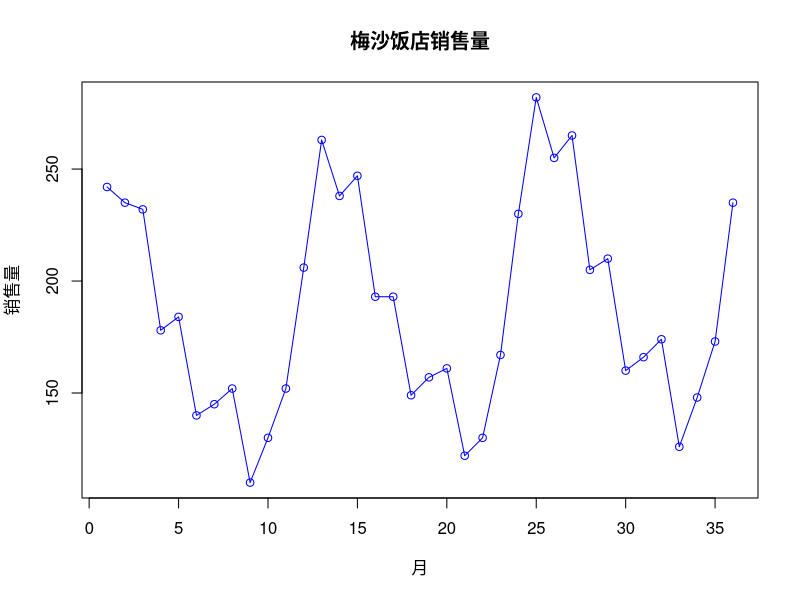
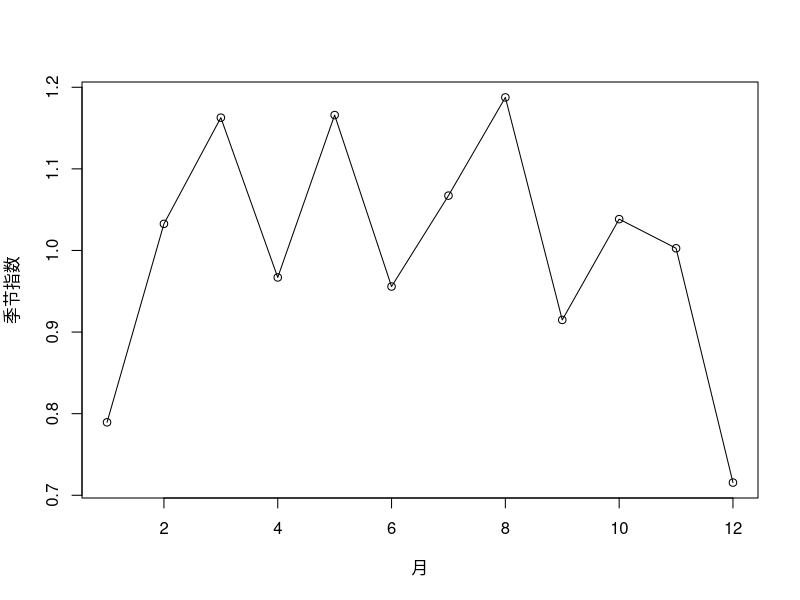

The R source for these figures, in order:
# 导入数据
data <- read.table("./data.csv",sep=",")

# 时间序列图
print(data)
data <- data.frame(data)
plot_data <- ts(data[,2],start=1)

plot(plot_data,type="o",xlab="月",ylab="销售量",main="梅沙饭店销售量",col="blue")

# 求季节指数
sales <- data[,2]  #销量
#导入forecast包
library("forecast")
# 进行中心平均
centreAvg <- ma(sales,3,centre=T)

# 趋势剔除值
trendAdj <- sales / centreAvg

# 得到每年的数据
year_data <- data.frame(trendAdj[1:12],trendAdj[13:24],trendAdj[25:36])
names(year_data) <- c("第一年","第二年","第三年")

year_data$sum <- year_data[,1]+year_data[,2]+year_data[,3]
year_data[1,4] <- year_data[1,2] + year_data[1,3]
year_data[12,4] <- year_data[12,1] + year_data[12,2]

year_data$avg <- year_data$sum/3
year_data[1,5] <- year_data[1,4]/2
year_data[12,5]<- year_data[12,4]/2

# 季节指数
year_data$seasonal <- year_data$sum/(sum(year_data$sum)/12)
plot(year_data$seasonal,type = "o",xlab = "月",ylab = "季节指数")

# 指数平滑法预测
# 定义指数平滑模型
smooth <- function(x, alpha = 0.3){
  n <- length(x); f <- x[1]
  for (t in 1:n){
    f[t+1] <-  (1-alpha)*x[t+1]+alpha*f[t]
  }
  mse <- sum((x-f[1:n])^2)/(n-1)
  list(average = f, MSE = mse)
}

# 分别计算一次和二次指数平滑
es <- smooth(sales)
ses <- smooth(es$average)

es <- es$average[1:35]
ses <- ses$average[1:34]

# 求截距a
a <- 2*es[1:34] - ses[1:34]
# 求斜率b
b <- 3*(es[1:34]-ses[1:34])/7

# 趋势预测值
y <- a+b

# 预测值为
pre <- numeric(0)
for(j in 1:14){
  pre[j] <- a[34]+b[34]*j
}

# 美化输出
pre[3:14]
month <- c("一月","二月","三月","四月","五月","六月","七月","八月","九月","十月"
           ,"十一月","十二月")
fin_data <- data.frame(month,pre[3:14])

